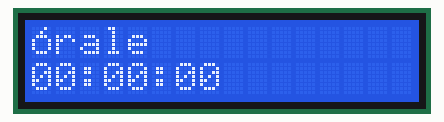
Recording of a sketch running on a simulated Arduino Uno, built with avr-gcc and run on an emulated ATmega328P. Shown: 16×2 character LCD.

Above: at 0.1 s.
At 4.1 s:
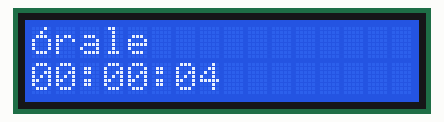
At 9.1 s:
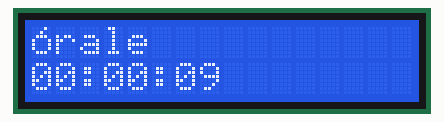
At 19.1 s:
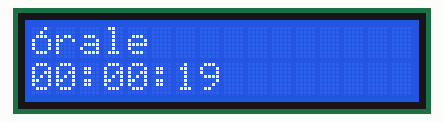
At 29.1 s:
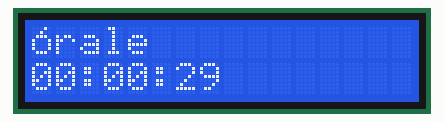
At 39.1 s:
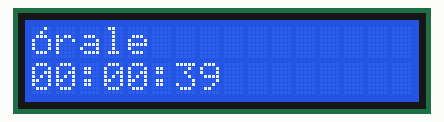

Measured:
- what the display in image 1 shows lasts 1.0 s, from 4.0 s to 5.0 s

The sketch:

lcd1604.ino
```cpp
#include <LiquidCrystal.h>

/*
 1602 LCD

 The circuit:
 * LCD RS pin to digital pin 12
 * LCD Enable pin to digital pin 11
 * LCD D4 pin to digital pin 5
 * LCD D5 pin to digital pin 4
 * LCD D6 pin to digital pin 3
 * LCD D7 pin to digital pin 2
 * LCD R/W pin to ground
 * LCD VSS pin to ground
 * LCD VCC pin to 5V
 * 10K resistor:
 * ends to +5V and ground
 * wiper to LCD VO pin (pin 3)

 See https://www.arduino.cc/en/Tutorial/HelloWorld for
 the original code I swiped to start and images for the
 above circuit.

*/

// initialize the library by associating any needed LCD interface pin
// with the arduino pin number it is connected to
const int rs = 12, en = 11, d4 = 5, d5 = 4, d6 = 3, d7 = 2;
LiquidCrystal lcd(rs, en, d4, d5, d6, d7);

// custom glyph
byte acute[8] = {
  B00010,
  B00100,
  B01110,
  B10001,
  B10001,
  B10001,
  B01110,
};

void setup() {
  // set up the LCD's number of columns and rows:
  lcd.begin(16, 2);
  lcd.createChar(1, acute);
  // Whats up?
  lcd.setCursor(0, 0);
  lcd.write(1);
  lcd.print("rale");
}

void loop() {
  // set the cursor to column 0, line 1
  lcd.setCursor(0, 1);
  // divide millis() to get hours minutes and seconds since reset
  // apply modulus 60 to get the remainder, so we dont show more than 60
  // minutes or seconds.  hours can just be the number of hours forever
  char timer[11]="";
  int hours = (((millis() / 1000) / 60) / 60);
  int mins  = ((millis() / 1000) / 60) % 60;
  int sec   = (millis() / 1000) % 60;
  sprintf(timer, "%02d:%02d:%02d", hours, mins, sec);
  lcd.print(timer);
}
```
